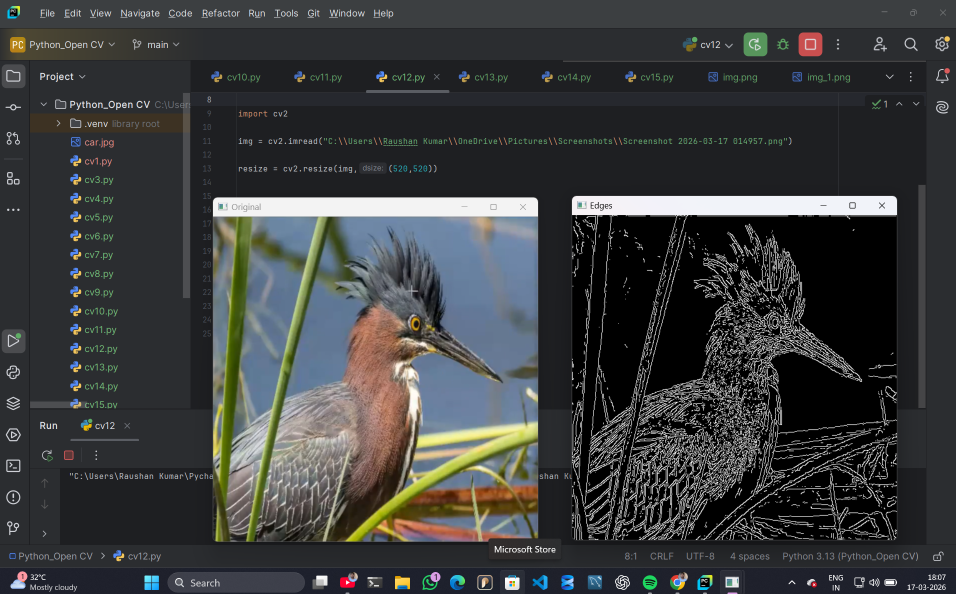
#> input picture Assignment11_Raushan/Python_Open CV/img_2.png, 1912 x 1188 px, found by its file name (shown at 1/2 size)
$ python cv_2.py
#> lines starting #> are read from the running program, lines starting #| are printed output that depends on the picture
import cv2
import numpy as np

img = cv2.imread("C:\\Users\\Raushan Kumar\\OneDrive\\Pictures\\img_2.png")
#> img is the input picture: shape (1188, 1912, 3); mean B, G, R 61.5, 61, 59.2

width = 400
height = 850
dim = (width, height)

resized = cv2.resize(img, dim)
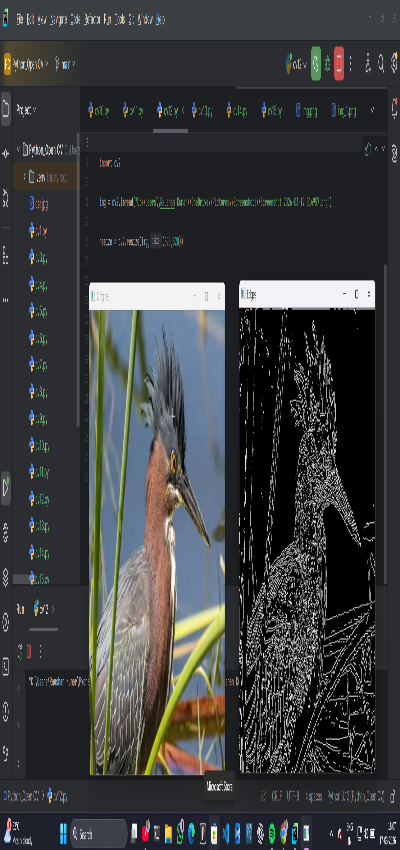
#> resized: shape (850, 400, 3); mean B, G, R 61.5, 61, 59.2

kernel = np.ones((5,5), dtype='uint8')

# [7 lines of commented-out code are left out]

tophat = cv2.morphologyEx(resized,cv2.MORPH_TOPHAT,kernel)
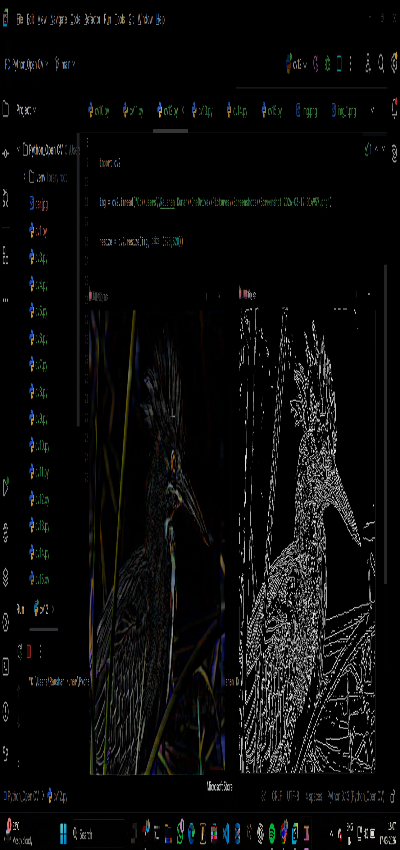
#> tophat: shape (850, 400, 3); mean B, G, R 10.1, 10.4, 10.1
blackhat = cv2.morphologyEx(resized,cv2.MORPH_BLACKHAT,kernel)
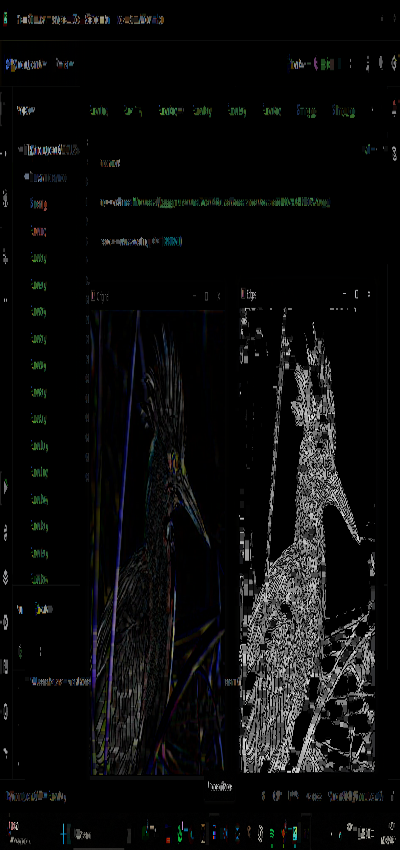
#> blackhat: shape (850, 400, 3); mean B, G, R 12, 12, 11.6

# [12 lines of commented-out code are left out]

cv2.imshow("Original Image", resized)
cv2.imshow("Tophat Image", tophat)
cv2.imshow("Blackhat Image", blackhat)


cv2.waitKey(0)
cv2.destroyAllWindows()

$ run again, with Assignment11_Raushan/Python_Open CV/img_1.png copied over Assignment11_Raushan/Python_Open CV/img_2.png
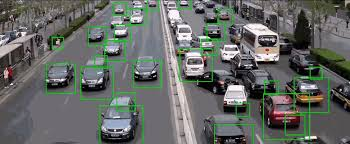
#> input picture Assignment11_Raushan/Python_Open CV/img_1.png, 350 x 144 px, found by its file name
#> img is the input picture: shape (144, 350, 3); mean B, G, R 101.1, 104.9, 101.1
#> `resized = cv2.resize(img, dim)`:
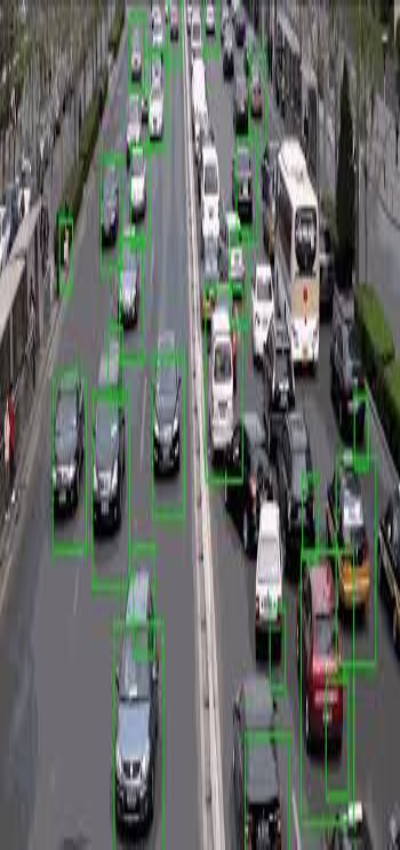
#> resized: shape (850, 400, 3); mean B, G, R 101, 104.8, 100.9
#> `blackhat = cv2.morphologyEx(resized,cv2.MORPH_BLACKHAT,kernel)`:
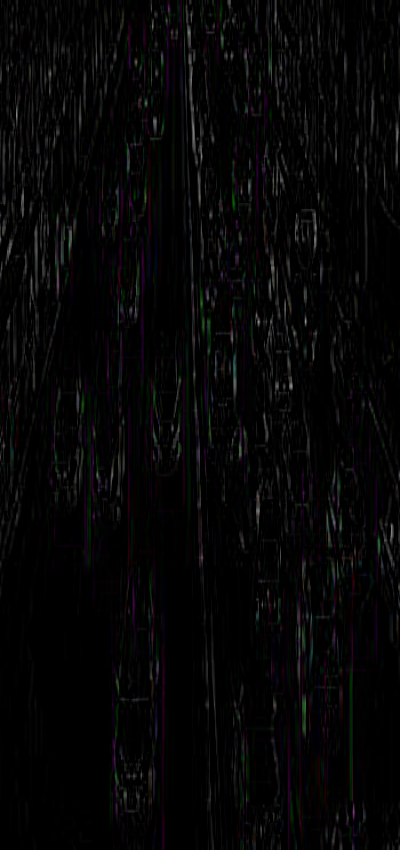
#> blackhat: shape (850, 400, 3); mean B, G, R 5.6, 5.4, 5.6

$ run again, with Assignment11_Raushan/Python_Open CV/img_4.png copied over Assignment11_Raushan/Python_Open CV/img_2.png
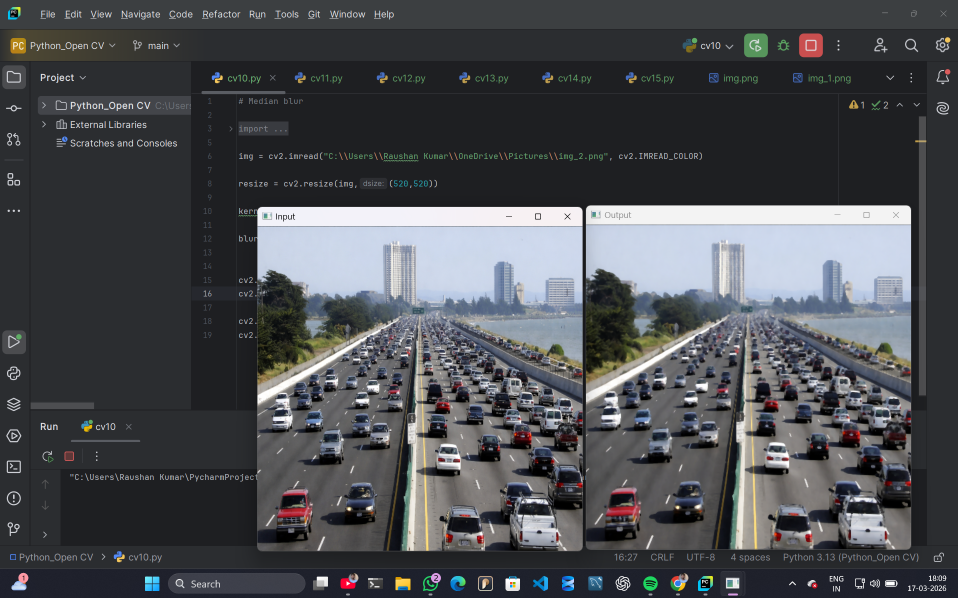
#> input picture Assignment11_Raushan/Python_Open CV/img_4.png, 1916 x 1196 px, found by its file name (shown at 1/2 size)
#> img is the input picture: shape (1196, 1916, 3); mean B, G, R 80.7, 76.8, 74.8
#> `resized = cv2.resize(img, dim)`:
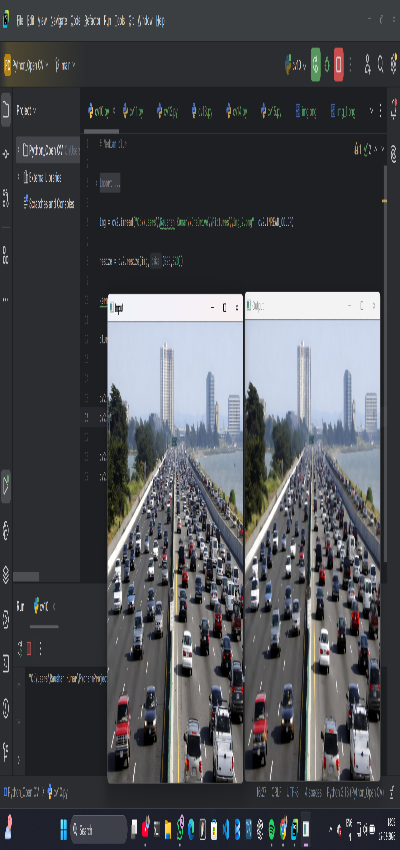
#> resized: shape (850, 400, 3); mean B, G, R 80.5, 76.6, 74.6
#> `blackhat = cv2.morphologyEx(resized,cv2.MORPH_BLACKHAT,kernel)`:
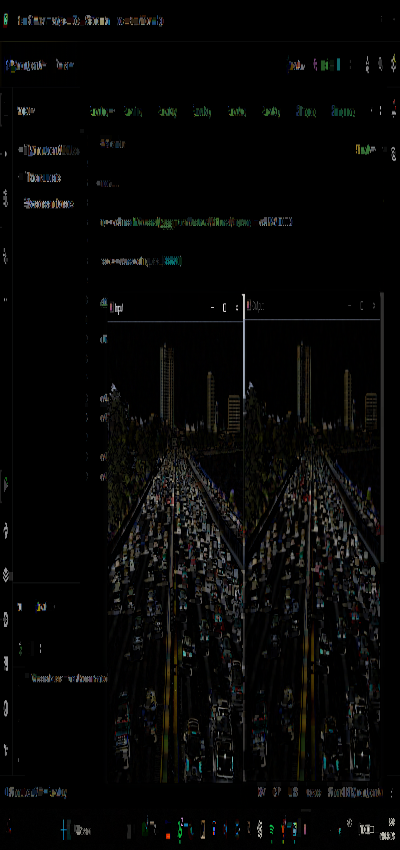
#> blackhat: shape (850, 400, 3); mean B, G, R 6.2, 6.8, 6.7
